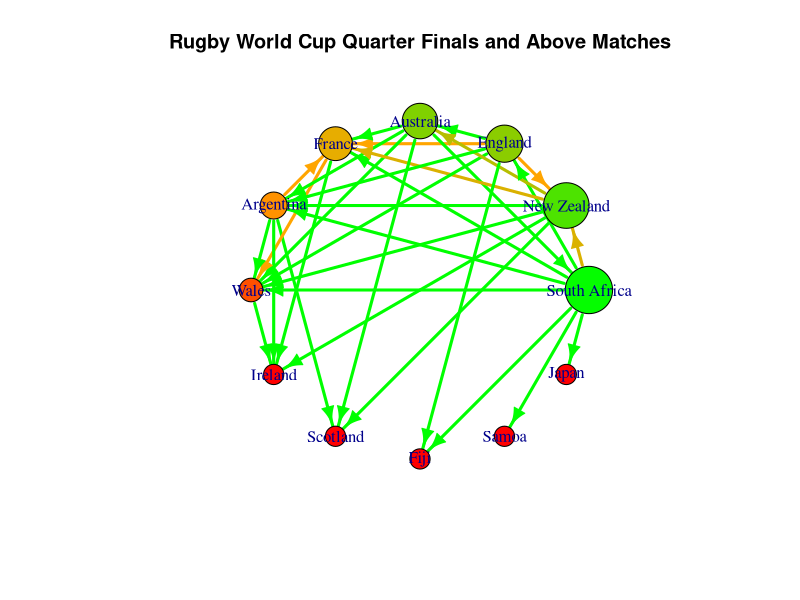

R code for this plot:
"igraph" |>
    library() |>
    suppressPackageStartupMessages() |>
    suppressWarnings()

"data.table" |>
    library() |>
    suppressPackageStartupMessages() |>
    suppressWarnings()

DT <- `[`

# quarter finals and above
match_data <- fread("rugby.csv") |>
    DT(competition_name == "Rugby World Cup") |>
    DT(
        order(format(match_date, "%Y"), -match_date),
        row_number := seq_len(.N),
        by = .(year = format(match_date, "%Y"))
    ) |>
    DT(row_number <= 8, ) |>
    DT(order(match_date, row_number)) |>
    DT(, row_number := NULL) |>
    DT(, `:=`(
        winner = ifelse(home_score > away_score, home_team, away_team),
        loser = ifelse(home_score > away_score, away_team, home_team)
    )) |>
    DT()

# calculate statistics
stats <- match_data |>
    DT(, .(games = .N), by = .(team = home_team)) |>
    rbind(
        match_data |>
            DT(, .(games = .N), by = .(team = away_team))
    ) |>
    DT(, .(games = sum(games)), by = team) |>
    merge(
        match_data |>
            DT(, .(wins = .N), by = .(team = winner)),
        by = "team",
        all.x = TRUE
    ) |>
    DT(is.na(wins), wins := 0) |>
    DT(, win_rate := wins / games) |>
    DT(order(-wins, -games, -win_rate, -team)) |>
    DT()

# create undirected unique edge list
edges <- match_data |>
    DT(, .(
        team1 = pmin(home_team, away_team),
        team2 = pmax(home_team, away_team),
        winner
    )) |>
    DT(,
        .(
            total_matches = .N,
            wins_team1 = sum(winner == team1),
            wins_team2 = sum(winner == team2)
        ),
        by = .(team1, team2)
    ) |>
    DT(, `:=`(
        dominant_team = ifelse(wins_team1 >= wins_team2, team1, team2),
        weaker_team = ifelse(wins_team1 < wins_team2, team1, team2),
        weight = pmax(wins_team1, wins_team2) / total_matches
    )) |>
    DT(, .(from = weaker_team, to = dominant_team, weight)) |>
    DT()

# create directed graph
g <- graph_from_data_frame(edges, directed = TRUE)

# assign node attributes
palette <- colorRampPalette(c("red", "orange", "green"))(100)
V(g)$wins <- stats[match(V(g)$name, stats[["team"]]), wins]
V(g)$wins[is.na(V(g)$wins)] <- 0
V(g)$win_rate <- stats[match(V(g)$name, stats[["team"]]), win_rate]
V(g)$win_rate[is.na(V(g)$win_rate)] <- 0
V(g)$size <- NROW(stats) + V(g)$wins
V(g)$games <- stats[match(V(g)$name, stats[["team"]]), games]
V(g)$colour <- palette[as.numeric(cut(
    V(g)$win_rate,
    breaks = seq(0, max(V(g)$win_rate), length.out = 100),
    include.lowest = TRUE
))]

# assign edge attributes
palette <- colorRampPalette(c("red", "orange", "green"))(15)
E(g)$color <- palette[as.numeric(cut(
    E(g)$weight,
    breaks = seq(0, max(E(g)$weight), length.out = 16),
    include.lowest = TRUE
))]

# order nodes by number of wins
ordered_nodes <- V(g)$name[order(
    -V(g)$wins,
    -V(g)$games,
    -V(g)$win_rate
)]
layout_circle <- layout_in_circle(g, order = match(ordered_nodes, V(g)$name))

# plot with uniform edge width and gradient color
plot(
    g,
    layout = layout_circle,
    edge.width = 3,
    edge.color = E(g)$color,
    edge.arrow.mode = 1,
    edge.arrow.size = 1,
    vertex.color = V(g)$colour,
    vertex.size = V(g)$size,
    main = "Rugby World Cup Quarter Finals and Above Matches"
)
